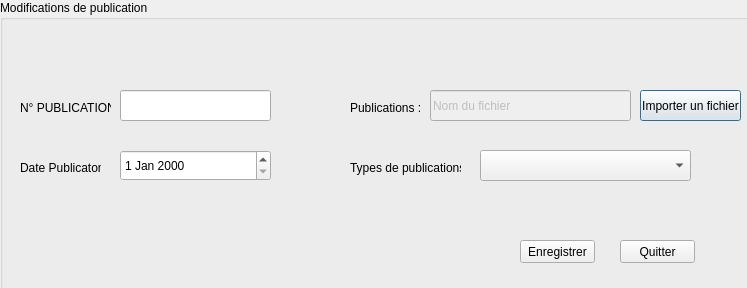
<?xml version="1.0" encoding="UTF-8"?>
<ui version="4.0">
 <class>tag</class>
 <widget class="QDialog" name="tag">
  <property name="windowModality">
   <enum>Qt::NonModal</enum>
  </property>
  <property name="geometry">
   <rect>
    <x>0</x>
    <y>0</y>
    <width>747</width>
    <height>288</height>
   </rect>
  </property>
  <property name="windowTitle">
   <string>Dialog</string>
  </property>
  <property name="modal">
   <bool>true</bool>
  </property>
  <widget class="QGroupBox" name="groupBox">
   <property name="enabled">
    <bool>true</bool>
   </property>
   <property name="geometry">
    <rect>
     <x>0</x>
     <y>0</y>
     <width>751</width>
     <height>321</height>
    </rect>
   </property>
   <property name="title">
    <string>Modifications de publication</string>
   </property>
   <widget class="QLabel" name="label">
    <property name="geometry">
     <rect>
      <x>20</x>
      <y>100</y>
      <width>91</width>
      <height>16</height>
     </rect>
    </property>
    <property name="text">
     <string>N° PUBLICATION:</string>
    </property>
   </widget>
   <widget class="QLabel" name="label_2">
    <property name="geometry">
     <rect>
      <x>20</x>
      <y>160</y>
      <width>81</width>
      <height>16</height>
     </rect>
    </property>
    <property name="text">
     <string>Date Publicaton:</string>
    </property>
   </widget>
   <widget class="QDateEdit" name="datePub">
    <property name="geometry">
     <rect>
      <x>120</x>
      <y>150</y>
      <width>151</width>
      <height>31</height>
     </rect>
    </property>
   </widget>
   <widget class="QLabel" name="label_3">
    <property name="geometry">
     <rect>
      <x>350</x>
      <y>160</y>
      <width>111</width>
      <height>16</height>
     </rect>
    </property>
    <property name="text">
     <string>Types de publications :</string>
    </property>
   </widget>
   <widget class="QComboBox" name="typeList">
    <property name="geometry">
     <rect>
      <x>480</x>
      <y>150</y>
      <width>211</width>
      <height>31</height>
     </rect>
    </property>
   </widget>
   <widget class="QLabel" name="label_4">
    <property name="geometry">
     <rect>
      <x>350</x>
      <y>100</y>
      <width>111</width>
      <height>16</height>
     </rect>
    </property>
    <property name="text">
     <string>Publications :</string>
    </property>
   </widget>
   <widget class="QPushButton" name="importBtn">
    <property name="geometry">
     <rect>
      <x>640</x>
      <y>90</y>
      <width>101</width>
      <height>31</height>
     </rect>
    </property>
    <property name="text">
     <string>Importer un fichier</string>
    </property>
   </widget>
   <widget class="QPushButton" name="pushButton_3">
    <property name="geometry">
     <rect>
      <x>520</x>
      <y>240</y>
      <width>75</width>
      <height>23</height>
     </rect>
    </property>
    <property name="text">
     <string>Enregistrer</string>
    </property>
   </widget>
   <widget class="QPushButton" name="pushButton_4">
    <property name="geometry">
     <rect>
      <x>620</x>
      <y>240</y>
      <width>75</width>
      <height>23</height>
     </rect>
    </property>
    <property name="text">
     <string>Quitter</string>
    </property>
   </widget>
   <widget class="QLineEdit" name="numPub">
    <property name="geometry">
     <rect>
      <x>120</x>
      <y>90</y>
      <width>151</width>
      <height>31</height>
     </rect>
    </property>
   </widget>
   <widget class="QLineEdit" name="filePath">
    <property name="enabled">
     <bool>false</bool>
    </property>
    <property name="geometry">
     <rect>
      <x>430</x>
      <y>90</y>
      <width>201</width>
      <height>31</height>
     </rect>
    </property>
    <property name="text">
     <string>Nom du fichier</string>
    </property>
   </widget>
  </widget>
 </widget>
 <resources/>
 <connections/>
</ui>
